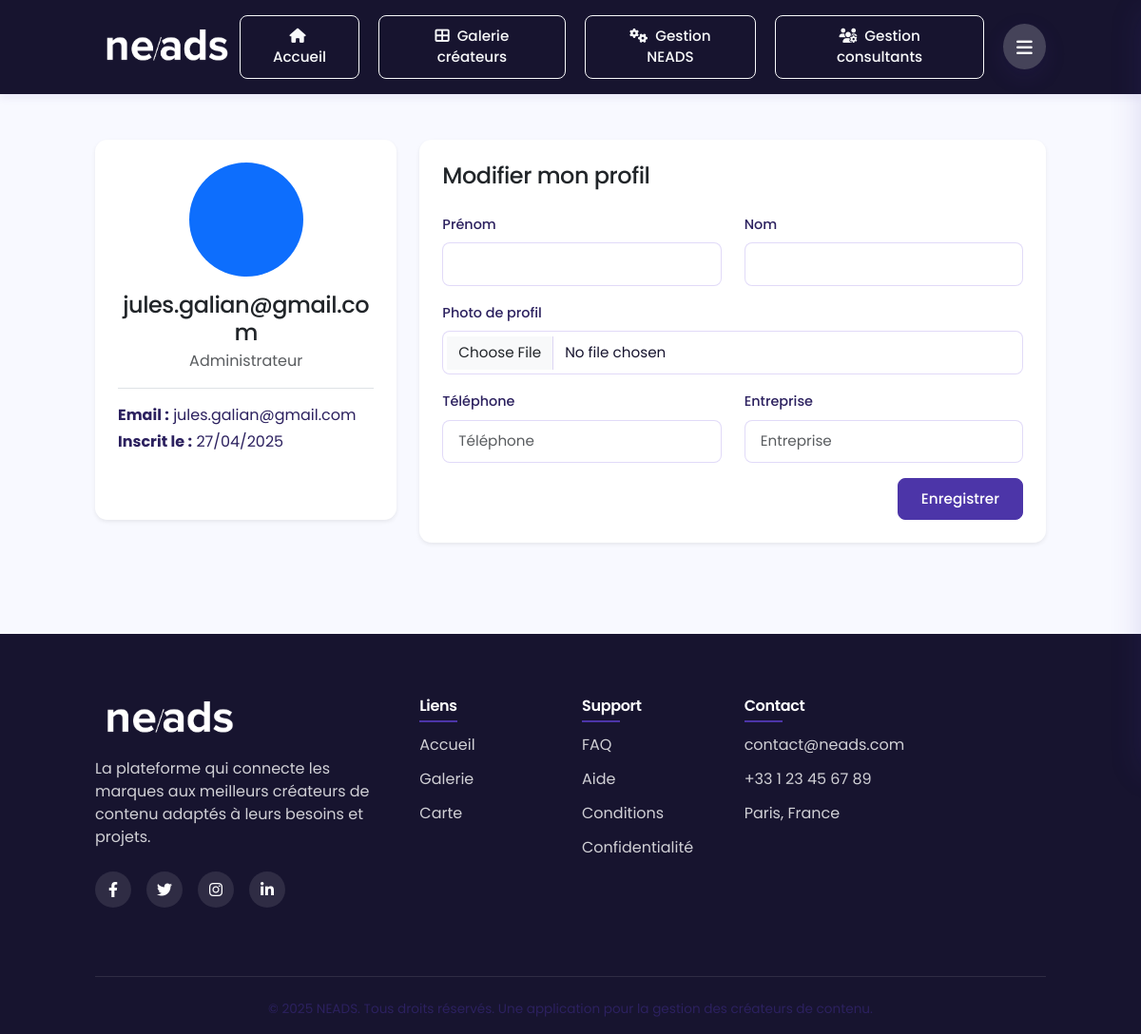
Screenshot of /profile/ (signed in) with the database file from the repository.
### neads/core/models.py (models this page shows, shortened)
class User(AbstractBaseUser, PermissionsMixin):
    ROLE_CHOICES = (
        ('admin', 'Administrateur'),
        ('consultant', 'Consultant'),
        ('client', 'Client'),
        ('creator', 'Créateur'),
    )
    email = models.EmailField(unique=True)
    first_name = models.CharField(max_length=30, blank=True)
    last_name = models.CharField(max_length=30, blank=True)
    is_active = models.BooleanField(default=True)
    is_staff = models.BooleanField(default=False)
    date_joined = models.DateTimeField(default=timezone.now)
    role = models.CharField(max_length=10, choices=ROLE_CHOICES, default='client')
    temp_login_token = models.CharField(max_length=100, blank=True, null=True)
    temp_login_expiry = models.DateTimeField(blank=True, null=True)
    objects = CustomUserManager()
    USERNAME_FIELD = 'email'
    REQUIRED_FIELDS = []
    def get_full_name(self):
        return f"{self.first_name} {self.last_name}".strip()

class UserProfile(models.Model):
    user = models.OneToOneField(User, on_delete=models.CASCADE, related_name='profile')
    profile_picture = models.ImageField(upload_to='profile_pics/', blank=True, null=True)
    phone_number = models.CharField(max_length=15, blank=True, null=True)
    company_name = models.CharField(max_length=100, blank=True, null=True)
    last_login_ip = models.GenericIPAddressField(blank=True, null=True)
    verified_email = models.BooleanField(default=False)
    verified_phone = models.BooleanField(default=False)
    notes = models.TextField(blank=True, null=True)

### neads/core/views.py (the view)
# urls.py: path('profile/', views.profile_view, name='profile'),
@login_required
def profile_view(request):
    try:
        profile = request.user.profile
    except UserProfile.DoesNotExist:
        profile = UserProfile(user=request.user)
        profile.save()
    if request.method == 'POST':
        form = UserProfileForm(request.POST, request.FILES, instance=profile)
        if form.is_valid():
            form.save()
            user = request.user
            user.first_name = form.cleaned_data.get('first_name', user.first_name)
            user.last_name = form.cleaned_data.get('last_name', user.last_name)
            user.save()
            return redirect('profile')
    else:
        initial_data = {
            'first_name': request.user.first_name,
            'last_name': request.user.last_name,
        }
        form = UserProfileForm(instance=profile, initial=initial_data)
    return render(request, 'core/profile.html', {'form': form, 'profile': profile})

### neads/core/forms.py
class UserProfileForm(forms.ModelForm):
    first_name = forms.CharField(
        label="Prénom",
        max_length=30,
        required=False,
        widget=forms.TextInput(attrs={'class': 'form-control'})
    )
    last_name = forms.CharField(
        label="Nom",
        max_length=30,
        required=False,
        widget=forms.TextInput(attrs={'class': 'form-control'})
    )
    class Meta:
        model = UserProfile
        fields = ['profile_picture', 'phone_number', 'company_name']
        widgets = {
            'profile_picture': forms.FileInput(attrs={'class': 'form-control'}),
            'phone_number': forms.TextInput(attrs={'class': 'form-control', 'placeholder': 'Téléphone'}),
            'company_name': forms.TextInput(attrs={'class': 'form-control', 'placeholder': 'Entreprise'}),
        }

### templates/core/profile.html (shortened to what this page needs)
{% extends 'base.html' %}
{% block content %}
<div class="row">
    <div class="col-md-4 mb-4">
        <div class="card border-0 shadow-sm">
            <div class="card-body text-center p-4">
                {% if profile.profile_picture %}
                    <img src="{{ profile.profile_picture.url }}" alt="Photo de profil" class="rounded-circle mb-3" width="120" height="120">
                {% else %}
                    <div class="rounded-circle bg-primary text-white d-flex align-items-center justify-content-center mx-auto mb-3" style="width: 120px; height: 120px; font-size: 48px;">
                    </div>
                {% endif %}
                <h2 class="h4 mb-1">{{ user.get_full_name|default:user.email }}</h2>
                <p class="text-muted">{{ user.get_role_display }}</p>
                <div class="border-top pt-3 mt-3">
                    <div class="text-start">
                        <p class="mb-1"><strong>Email :</strong> {{ user.email }}</p>
                        <p class="mb-1"><strong>Inscrit le :</strong> {{ user.date_joined|date:"d/m/Y" }}</p>
                    </div>
                </div>
            </div>
        </div>
    </div>
    <div class="col-md-8">
        <div class="card border-0 shadow-sm">
            <div class="card-body p-4">
                <h3 class="h4 mb-4">Modifier mon profil</h3>
                <form method="post" enctype="multipart/form-data">
                    <div class="row mb-3">
                        <div class="col-md-6">
                            <label for="{{ form.first_name.id_for_label }}" class="form-label">Prénom</label>
                            {{ form.first_name }}
                        </div>
                        <div class="col-md-6">
                            <label for="{{ form.last_name.id_for_label }}" class="form-label">Nom</label>
                            {{ form.last_name }}
                        </div>
                    </div>
                    <div class="mb-3">
                        <label for="{{ form.profile_picture.id_for_label }}" class="form-label">Photo de profil</label>
                        {{ form.profile_picture }}
                    </div>
                    <div class="row mb-3">
                        <div class="col-md-6">
                            <label for="{{ form.phone_number.id_for_label }}" class="form-label">Téléphone</label>
                            {{ form.phone_number }}
                        </div>
                        <div class="col-md-6">
                            <label for="{{ form.company_name.id_for_label }}" class="form-label">Entreprise</label>
                            {{ form.company_name }}
                        </div>
                    </div>
                    <div class="d-grid gap-2 d-md-flex justify-content-md-end">
                        <button type="submit" class="btn btn-primary">Enregistrer</button>
                    </div>
                </form>
            </div>
        </div>
    </div>
</div>
{% endblock %}

### templates/base.html (style rules this page uses)
:root { --primary-color: #17142F; --secondary-color: #4C35A8; --tertiary-color: #2C215F; --accent-color: #4C35A8; --accent-color-light: #f0edff; --primary-gradient: #17142F; --secondary-gradient: #17142F; --text-primary: #17142F; --text-secondary: #2C215F; --text-light: #4C35A8; --text-white: #ffffff; --bg-primary: #f8f9ff; --bg-secondary: #ffffff; --bg-dark: #17142F; --bg-card: #ffffff; --border-radius-sm: 0.5rem; --border-radius-md: 0.8rem; --border-radius-lg: 1.2rem; --shadow-sm: 0 4px 8px rgba(76, 53, 168, 0.08); --shadow-md: 0 8px 24px rgba(76, 53, 168, 0.12); --shadow-lg: 0 12px 32px rgba(76, 53, 168, 0.16); --shadow-inset: inset 0 2px 6px rgba(76, 53, 168, 0.1); --transition-normal: all 0.3s ease; --transition-slow: all 0.5s ease; --footer-gradient: #17142F; }
html { scroll-behavior: smooth; }
body { font-family: 'Poppins', sans-serif; color: var(--text-primary); background-color: var(--bg-primary); padding-top: 0; line-height: 1.6; }
h1, h2, h3, h4, h5, h6 { font-family: 'Poppins', sans-serif; font-weight: 600; letter-spacing: -0.02em; }
p { color: var(--text-secondary); }
.btn { padding: 0.6rem 1.5rem; font-weight: 500; border-radius: var(--border-radius-sm); transition: var(--transition-normal); position: relative; overflow: hidden; font-size: 0.95rem; }
.btn::before { content: ''; position: absolute; top: 0; left: -100%; width: 100%; height: 100%; background: linear-gradient(90deg, rgba(255,255,255,0.2), rgba(255,255,255,0)); transition: var(--transition-normal); }
.btn-primary { background-color: var(--secondary-color); border-color: var(--secondary-color); }
.card { border: none; border-radius: var(--border-radius-md); background-color: var(--bg-card); box-shadow: var(--shadow-sm); transition: var(--transition-normal); overflow: hidden; height: 100%; }
.form-control, .form-select { border-radius: var(--border-radius-sm); padding: 0.65rem 1rem; border: 1px solid rgba(106, 73, 220, 0.2); background-color: var(--bg-secondary); transition: var(--transition-normal); color: var(--text-primary); font-size: 0.95rem; }
.form-label { font-weight: 500; color: var(--text-secondary); margin-bottom: 0.5rem; font-size: 0.9rem; }

### rows the page displays
User: get_full_name "jules.galian@gmail.com", role "Administrateur", email "jules.galian@gmail.com", date_joined "27/04/2025"
